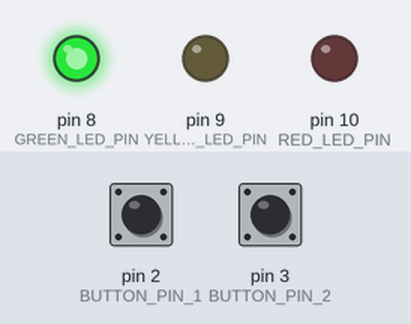
This sketch was run on a simulated Arduino Uno, built with avr-gcc and run on an emulated ATmega328P. On the bench: output pins drawn as LEDs (lit = HIGH). Dashed ring = blinking. Inputs (shaded band) come from the test bench; at power-on: pin 2 (BUTTON_PIN_1) HIGH, pin 3 (BUTTON_PIN_2) HIGH.

Above: at 1.2 s.
1.3 s: pin 2 (BUTTON_PIN_1) pulled LOW for 0.15 s
At 1.6 s:
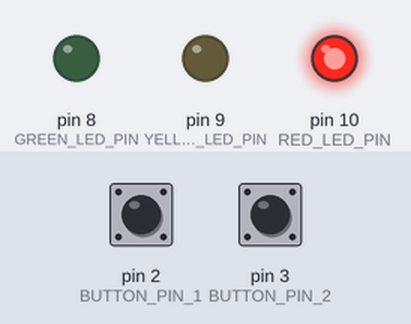
4.4 s: pin 3 (BUTTON_PIN_2) pulled LOW for 0.15 s
At 6.6 s:
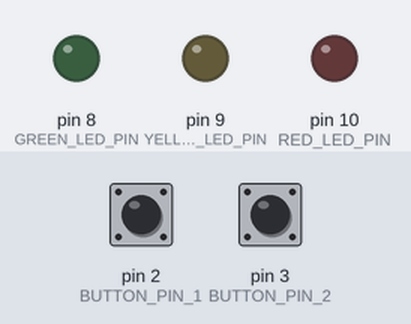
7.5 s: pin 3 (BUTTON_PIN_2) pulled LOW for 1 s
10.0 s: pin 2 (BUTTON_PIN_1) pulled LOW for 1 s
At 21.42 s:
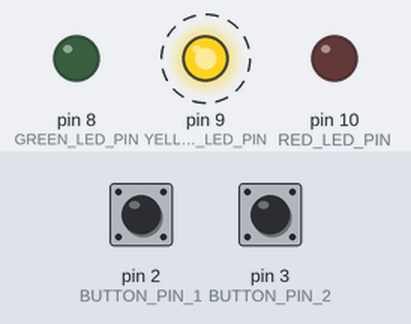
Timing chart, 0 to 23.3 s (numbered marks = the images above; inputs shaded):
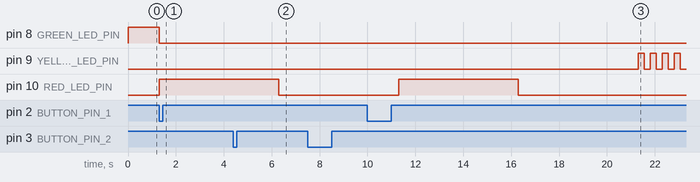

Measured:
- after the input at 1.3 s, pin 8 (GREEN_LED_PIN): HIGH → LOW at once; pin 10 (RED_LED_PIN): LOW → HIGH at once
- after the input at 4.4 s, pin 8 (GREEN_LED_PIN): stays LOW (without the input it goes to HIGH after 1.9 s); pin 9 (YELLOW_LED_PIN): stays LOW (without the input it goes to HIGH after 2.6 s)
- after the input at 7.5 s, every drawn part: stays the same
- after the input at 10.0 s, pin 10 (RED_LED_PIN): LOW → HIGH after 1.3 s instead of 9.3 s

The sketch:

stupidInterrupt.ino
```cpp
#define BUTTON_PIN_1 2
#define BUTTON_PIN_2 3
#define GREEN_LED_PIN 8
#define YELLOW_LED_PIN 9
#define RED_LED_PIN 10

void setup() {
    pinMode(BUTTON_PIN_1, INPUT_PULLUP);
    pinMode(BUTTON_PIN_2, INPUT);
    pinMode(GREEN_LED_PIN, OUTPUT);
    pinMode(YELLOW_LED_PIN, OUTPUT);
    pinMode(RED_LED_PIN, OUTPUT);
    digitalWrite(GREEN_LED_PIN, LOW);
    digitalWrite(YELLOW_LED_PIN, LOW);
    digitalWrite(RED_LED_PIN, LOW);
    attachInterrupt(digitalPinToInterrupt(BUTTON_PIN_1), redForFive, FALLING);
    attachInterrupt(digitalPinToInterrupt(BUTTON_PIN_2), allOffForFive, FALLING);
}

void loop() {
    digitalWrite(GREEN_LED_PIN, HIGH);
    delay(7000);
    digitalWrite(GREEN_LED_PIN, LOW);
    for (int i=0; i<6; i++) {
        digitalWrite(YELLOW_LED_PIN, HIGH);
        delay(250);
        digitalWrite(YELLOW_LED_PIN, LOW);
        delay(250);
    }
    digitalWrite(RED_LED_PIN, HIGH);
    delay(5000);
    digitalWrite(RED_LED_PIN, LOW);
}

void redForFive() {
    bool greenLedState = digitalRead(GREEN_LED_PIN);
    bool yellowLedState = digitalRead(YELLOW_LED_PIN);
    bool redLedState = digitalRead(RED_LED_PIN);
    digitalWrite(GREEN_LED_PIN, LOW);
    digitalWrite(YELLOW_LED_PIN, LOW);
    digitalWrite(RED_LED_PIN, HIGH);
    for (int i=0; i<5000; i++) {
        delayMicroseconds(1000);
    }
    digitalWrite(GREEN_LED_PIN, greenLedState);
    digitalWrite(YELLOW_LED_PIN, yellowLedState);
    digitalWrite(RED_LED_PIN, redLedState);
}

void allOffForFive() {
    bool greenLedState = digitalRead(GREEN_LED_PIN);
    bool yellowLedState = digitalRead(YELLOW_LED_PIN);
    bool redLedState = digitalRead(RED_LED_PIN);
    digitalWrite(GREEN_LED_PIN, LOW);
    digitalWrite(YELLOW_LED_PIN, LOW);
    digitalWrite(RED_LED_PIN, LOW);
    for (int i=0; i<5000; i++) {
        delayMicroseconds(1000);
    }
    digitalWrite(GREEN_LED_PIN, greenLedState);
    digitalWrite(YELLOW_LED_PIN, yellowLedState);
    digitalWrite(RED_LED_PIN, redLedState);
}
```
